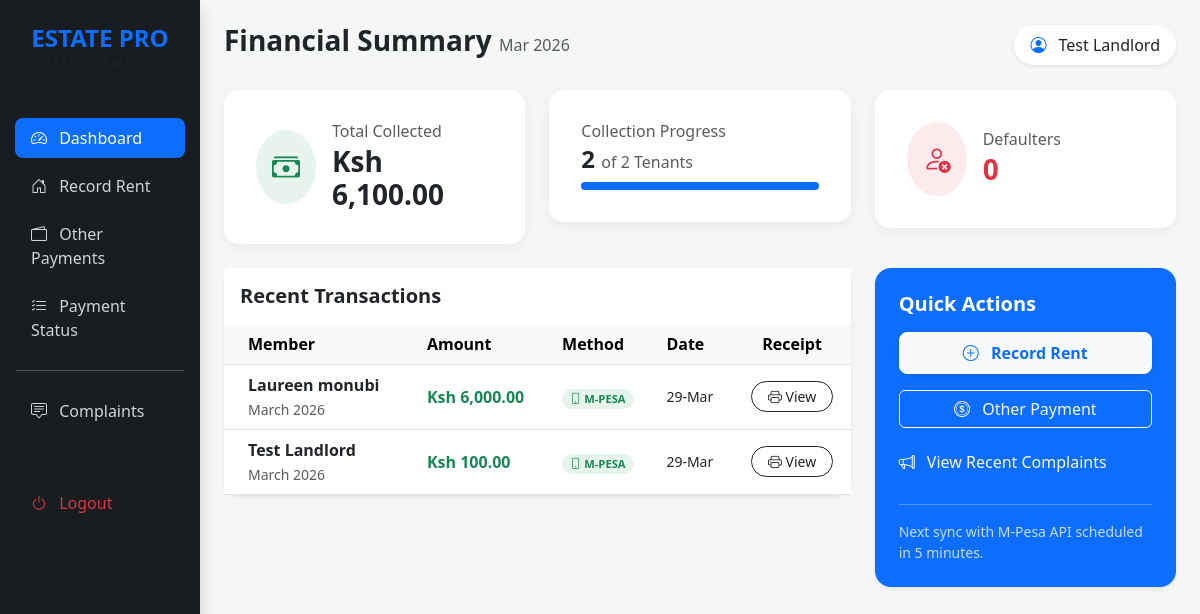
Page /dashboard.php (signed in) on the committed database.
### tables this page shows
CREATE TABLE IF NOT EXISTS `payments` (
    `id` INT(11) NOT NULL AUTO_INCREMENT,
    `user_id` INT(11) NOT NULL,
    `contribution_id` INT(11) DEFAULT NULL,
    `amount` DECIMAL(10,2) NOT NULL,
    `payment_date` DATE NOT NULL,
    `recorded_by` INT(11) DEFAULT NULL,
    `payment_type` VARCHAR(20) DEFAULT 'mpesa',
    `rent_month` VARCHAR(30),
    `checkout_id` VARCHAR(100) DEFAULT NULL,
    PRIMARY KEY (`id`),
    CONSTRAINT `fk_payment_user` FOREIGN KEY (`user_id`) REFERENCES `users`(`id`) ON DELETE CASCADE,
    CONSTRAINT `fk_payment_contribution` FOREIGN KEY (`contribution_id`) REFERENCES `contributions`(`id`) ON DELETE SET NULL
);

CREATE TABLE IF NOT EXISTS `users` (
    `id` INT(11) NOT NULL AUTO_INCREMENT,
    `full_name` VARCHAR(100) NOT NULL,
    `phone` VARCHAR(15) NOT NULL,
    `house_number` VARCHAR(10) NOT NULL,
    `role` ENUM('admin', 'member') DEFAULT 'member',
    `password` VARCHAR(255) NOT NULL,
    `created_at` TIMESTAMP DEFAULT CURRENT_TIMESTAMP,
    `status` VARCHAR(20) DEFAULT 'Unpaid',
    PRIMARY KEY (`id`),
    UNIQUE KEY (`phone`)
);

### dashboard.php (the view, shortened to what this page needs)
<?php
include "db.php";
$current_month = date("F Y");
$stmt_paid = $conn->prepare("SELECT SUM(amount) as total FROM payments WHERE rent_month = ?");
$stmt_paid->bind_param("s", $current_month);
$stmt_paid->execute();
$res_paid = $stmt_paid->get_result()->fetch_assoc();
$total_collected = $res_paid['total'] ?? 0;
$total_tenants = $conn->query("SELECT COUNT(*) as count FROM users")->fetch_assoc()['count'] ?? 0;
$paid_count = $conn->query("SELECT COUNT(DISTINCT user_id) as count FROM payments WHERE rent_month = '$current_month'")->fetch_assoc()['count'] ?? 0;
$pending_tenants = $total_tenants - $paid_count;
$recent_payments = $conn->query("
    SELECT p.*, u.full_name
    FROM payments p
    JOIN users u ON p.user_id = u.id
    ORDER BY p.id DESC LIMIT 6
");
?>
<!DOCTYPE html>
<html lang="en">
<head>
    <link href="https://cdn.jsdelivr.net/npm/bootstrap@5.3.0/dist/css/bootstrap.min.css" rel="stylesheet">
    <link rel="stylesheet" href="https://cdn.jsdelivr.net/npm/bootstrap-icons@1.11.1/font/bootstrap-icons.css">
</head>
<body>
<div class="container-fluid">
    <div class="row">
        <nav class="col-md-2 d-none d-md-block sidebar px-0 shadow">
            <div class="p-4 text-center">
                <h4 class="fw-bold text-primary mb-0">ESTATE PRO</h4>
                <p class="small text-muted mb-0 text-uppercase" style="letter-spacing: 1px;">Management</p>
            </div>
            <div class="nav flex-column mt-3">
                <a href="dashboard.php" class="nav-link active"><i class="bi bi-speedometer2 me-2"></i> Dashboard</a>
                <a href="pages/rent.php" class="nav-link"><i class="bi bi-house-door me-2"></i> Record Rent</a>
                <a href="pages/payments.php" class="nav-link"><i class="bi bi-wallet2 me-2"></i> Other Payments</a>
                <a href="pages/rent_status.php" class="nav-link"><i class="bi bi-list-check me-2"></i> Payment Status</a>
                <hr class="mx-3 opacity-25">
                <a href="pages/admin_complaints.php" class="nav-link"><i class="bi bi-chat-square-text me-2"></i> Complaints</a>
                <a href="logout.php" class="nav-link text-danger mt-5"><i class="bi bi-power me-2"></i> Logout</a>
            </div>
        </nav>
        <main class="col-md-10 ms-sm-auto px-md-4 py-4">
            <div class="d-flex justify-content-between align-items-center mb-4">
                <h2 class="fw-bold h3">Financial Summary <span class="text-muted fs-6 fw-normal"><?php echo date('M Y'); ?></span></h2>
                <div class="bg-white px-3 py-2 rounded-pill shadow-sm">
                    <i class="bi bi-person-circle text-primary me-2"></i> <?php echo htmlspecialchars($_SESSION['full_name']); ?>
                </div>
            </div>
            <div class="row g-4 mb-4">
                <div class="col-md-4">
                    <div class="card stat-card bg-white p-3">
                        <div class="card-body d-flex align-items-center">
                            <div class="bg-success bg-opacity-10 p-3 rounded-circle me-3">
                                <i class="bi bi-cash-stack text-success fs-3"></i>
                            </div>
                            <div>
                                <h6 class="text-muted mb-1">Total Collected</h6>
                                <h3 class="fw-bold mb-0 text-dark">Ksh <?php echo number_format($total_collected, 2); ?></h3>
                            </div>
                        </div>
                    </div>
                </div>
                <div class="col-md-4">
                    <div class="card stat-card bg-white p-3">
                        <div class="card-body">
                            <h6 class="text-muted mb-1">Collection Progress</h6>
                            <h4 class="fw-bold mb-2"><?php echo $paid_count; ?> <span class="fs-6 fw-normal text-muted">of <?php echo $total_tenants; ?> Tenants</span></h4>
                            <div class="progress" style="height: 8px;">
                                <?php $percent = ($total_tenants > 0) ? ($paid_count / $total_tenants) * 100 : 0; ?>
                                <div class="progress-bar bg-primary" role="progressbar" style="width: <?php echo $percent; ?>%"></div>
                            </div>
                        </div>
                    </div>
                </div>
                <div class="col-md-4">
                    <div class="card stat-card bg-white p-3">
                        <div class="card-body d-flex align-items-center">
                            <div class="bg-danger bg-opacity-10 p-3 rounded-circle me-3">
                                <i class="bi bi-person-x text-danger fs-3"></i>
                            </div>
                            <div>
                                <h6 class="text-muted mb-1">Defaulters</h6>
                                <h3 class="fw-bold mb-0 text-danger"><?php echo $pending_tenants; ?></h3>
                            </div>
                        </div>
                    </div>
                </div>
            </div>
            <div class="row g-4">
                <div class="col-md-8">
                    <div class="card border-0 shadow-sm rounded-4">
                        <div class="card-header bg-white border-0 py-3">
                            <h5 class="fw-bold mb-0">Recent Transactions</h5>
                        </div>
                        <div class="card-body p-0">
                            <div class="table-responsive">
                                <table class="table table-hover align-middle mb-0">
                                    <thead class="table-light">
                                        <tr>
                                            <th class="ps-4">Member</th>
                                            <th>Amount</th>
                                            <th>Method</th>
                                            <th>Date</th>
                                            <th class="text-center">Receipt</th>
                                        </tr>
                                    </thead>
                                    <tbody>
                                        <?php if($recent_payments && $recent_payments->num_rows > 0): ?>
                                            <?php while($row = $recent_payments->fetch_assoc()): ?>
                                            <tr>
                                                <td class="ps-4">
                                                    <div class="fw-bold"><?php echo htmlspecialchars($row['full_name']); ?></div>
                                                    <small class="text-muted"><?php echo $row['rent_month']; ?></small>
                                                </td>
                                                <td class="text-success fw-bold">Ksh <?php echo number_format($row['amount'], 2); ?></td>
                                                <td>
                                                    <?php if($row['payment_type'] == 'mpesa'): ?>
                                                        <span class="badge bg-success bg-opacity-10 text-success payment-badge"><i class="bi bi-phone"></i> M-Pesa</span>
                                                    <?php else: ?>
                                                        <span class="badge bg-secondary bg-opacity-10 text-secondary payment-badge"><i class="bi bi-cash"></i> Cash</span>
                                                    <?php endif; ?>
                                                </td>
                                                <td class="small"><?php echo date('d-M', strtotime($row['payment_date'])); ?></td>
                                                <td class="text-center">
                                                    <a href="pages/receipt.php?id=<?php echo $row['id']; ?>" class="btn btn-sm btn-outline-dark rounded-pill px-3">
                                                        <i class="bi bi-printer"></i> View
                                                    </a>
                                                </td>
                                            </tr>
                                            <?php endwhile; ?>
                                        <?php else: ?>
                                            <tr><td colspan="5" class="text-center py-4 text-muted">No transactions found.</td></tr>
                                        <?php endif; ?>
                                    </tbody>
                                </table>
                            </div>
                        </div>
                    </div>
                </div>
                <div class="col-md-4">
                    <div class="card border-0 shadow-sm bg-primary text-white rounded-4 p-4">
                        <h5 class="fw-bold mb-3">Quick Actions</h5>
                        <div class="d-grid gap-3">
                            <a href="pages/rent.php" class="btn btn-light btn-lg fs-6 fw-bold text-primary shadow-sm"><i class="bi bi-plus-circle me-2"></i> Record Rent</a>
                            <a href="pages/payments.php" class="btn btn-outline-light"><i class="bi bi-coin me-2"></i> Other Payment</a>
                            <a href="pages/admin_complaints.php" class="btn btn-outline-light border-0 text-start ps-0"><i class="bi bi-megaphone me-2"></i> View Recent Complaints</a>
                        </div>
                        <div class="mt-4 pt-3 border-top border-white border-opacity-25">
                            <p class="small mb-0 opacity-75">Next sync with M-Pesa API scheduled in 5 minutes.</p>
                        </div>
                    </div>
                </div>
            </div>
        </main>
    </div>
</div>
</body>
</html>

### dashboard.php (style rules this page uses)
:root { --sidebar-bg: #1a1d20; }
body { background-color: #f4f7f6; font-family: 'Segoe UI', Tahoma, sans-serif; }
.sidebar { min-height: 100vh; background: var(--sidebar-bg); color: #fff; position: sticky; top: 0; }
.nav-link { color: #ced4da; transition: 0.3s; border-radius: 8px; margin: 4px 15px; }
.nav-link:hover, .nav-link.active { background: #0d6efd; color: #fff; }
.stat-card { border: none; border-radius: 15px; box-shadow: 0 4px 15px rgba(0,0,0,0.05); }
.payment-badge { font-size: 0.7rem; padding: 4px 8px; border-radius: 20px; text-transform: uppercase; font-weight: bold; }

### rows in the picture
payments: user.full_name "Laureen monubi", rent_month "March 2026", amount "6,000.00", payment_type "mpesa" (drawn), payment_date "29-Mar"
payments: user.full_name "Test Landlord", rent_month "March 2026", amount "100.00", payment_type "mpesa" (drawn), payment_date "29-Mar"

### other values in the picture
$_SESSION['full_name'] "Test Landlord"
$total_collected "6,100.00"
$paid_count "2"
$total_tenants "2"
$pending_tenants "0"
